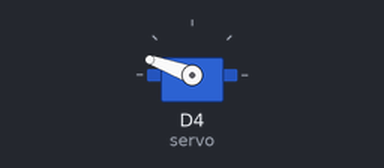
A sketch run on a simulated ESP8266 (NodeMCU). Parts: servo. What the sketch prints to the serial monitor is not drawn.

Above: at 0.05 s.
At 6.0 s:
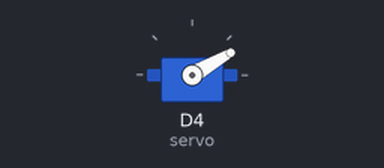
Timing chart, 0 to 7.8 s (numbered marks = the images above):
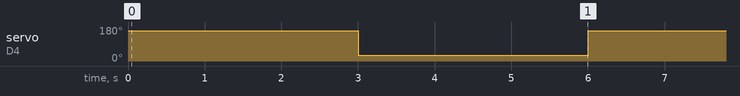

Measured:
- by itself, servo on D4 (servo): alternates 160° for 3.0 s and 30° for 3.0 s

The sketch:

servo_motor_raw.ino
```cpp
#include <Servo.h>
#define servo D4

Servo myServo;

void setup () {
  Serial.begin(115200);
  pinMode(servo,OUTPUT);
  myServo.attach(servo);
  myServo.write(30);
}

void loop() {
   myServo.write(160);
   Serial.println(myServo.read());
   delay(3000);
   myServo.write(30);
   delay(3000);
}
```
